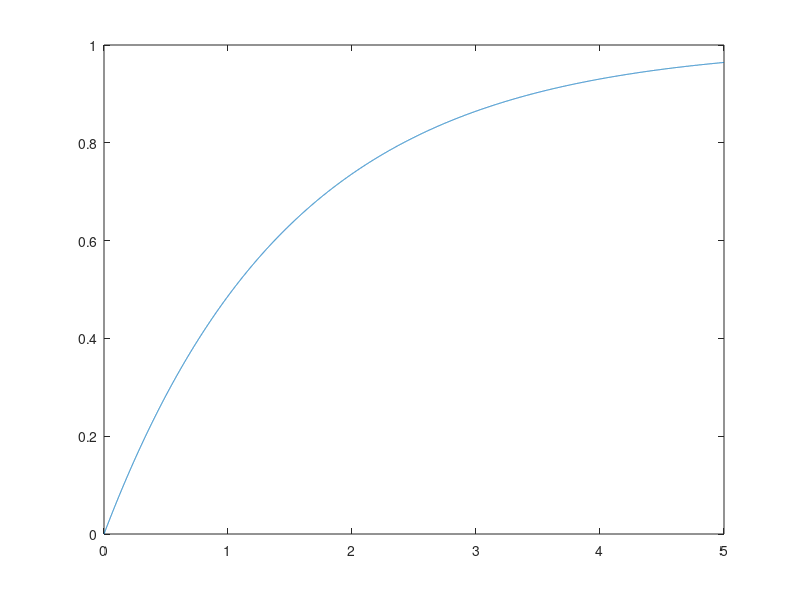

The MATLAB script that drew this image:
disp(['Hello World' ...
    'I am going to learn Matlab']);

% Get and save current date and time
start = clock;
sizeClock = size(start);
disp('size of clock is: ');
disp(sizeClock);

if sizeClock(1) == 1
    disp('It is a row matrix');
elseif sizeClock(2) == 1
    disp('It is a colum matrix');
end

% Conversion DATE Array to DATE STRING
startString = datestr(start);
save startTime startString start;
clear all;
    % Printing that date array as date string to command windows
load startTime;
disp(['I started learning MATLAB on ' ... 
    startString]);

    %fprintf('I started learning MATLAB on %s \n', startString);

% Apply built-in functions 
tau = 1.5 * 24 * 3600;
endOfClass = 5 * 24 * 3600;
knowledgeAtEnd = 1 - exp(-(endOfClass/tau));
fprintf('At the end of 6.094, I will know %s%% of MATLAB\n', num2str(knowledgeAtEnd * 100));
    %disp(['At the end of 6.094, I will know ' ...
    %    num2str(knowledgeAtEnd * 100) '% of MATLAB']);

% Working with matrices, vectors
a = [1 2 3 4+i];
transpose(a);
secPerMin = 60;
secPerHour = secPerMin * 60;
secPerDay = secPerHour * 24;
secPerMonth = secPerDay * 30.5;
secPerYear = secPerMonth * 12;

secondConversion =[secPerYear, secPerMonth, secPerDay, secPerHour, secPerMin, 1];
currentTime = clock;
elapsedTime = start - currentTime;
    %elapsedTime
t = secondConversion * transpose(elapsedTime);
    %t= secondConversion * elapsedTime';
    % knowledge
currentKnowledge = 1 - exp(-t/tau);
disp(['At this time, I know ' num2str(currentKnowledge * 100) '% of MATLAB']);

% Automatic Initialization
resolution = endOfClass / 10000;
tVec = linspace(0,endOfClass, 10000);
    %tVec = 0:resolution:endOfClass;
knowledgeVec = 1 - exp(-tVec./tau);

% Indexing
    % Find index where knowledgeVec is closet to 0.5
[val, ind] = min(abs(knowledgeVec - 0.5));
    % half of time in sec
halfTime = tVec(ind);
disp(['I know half of MATLAB after' num2str(halfTime/secPerDay) ' days']);

% plot the learning trajectory
plot(tVec/secPerDay, knowledgeVec);

   